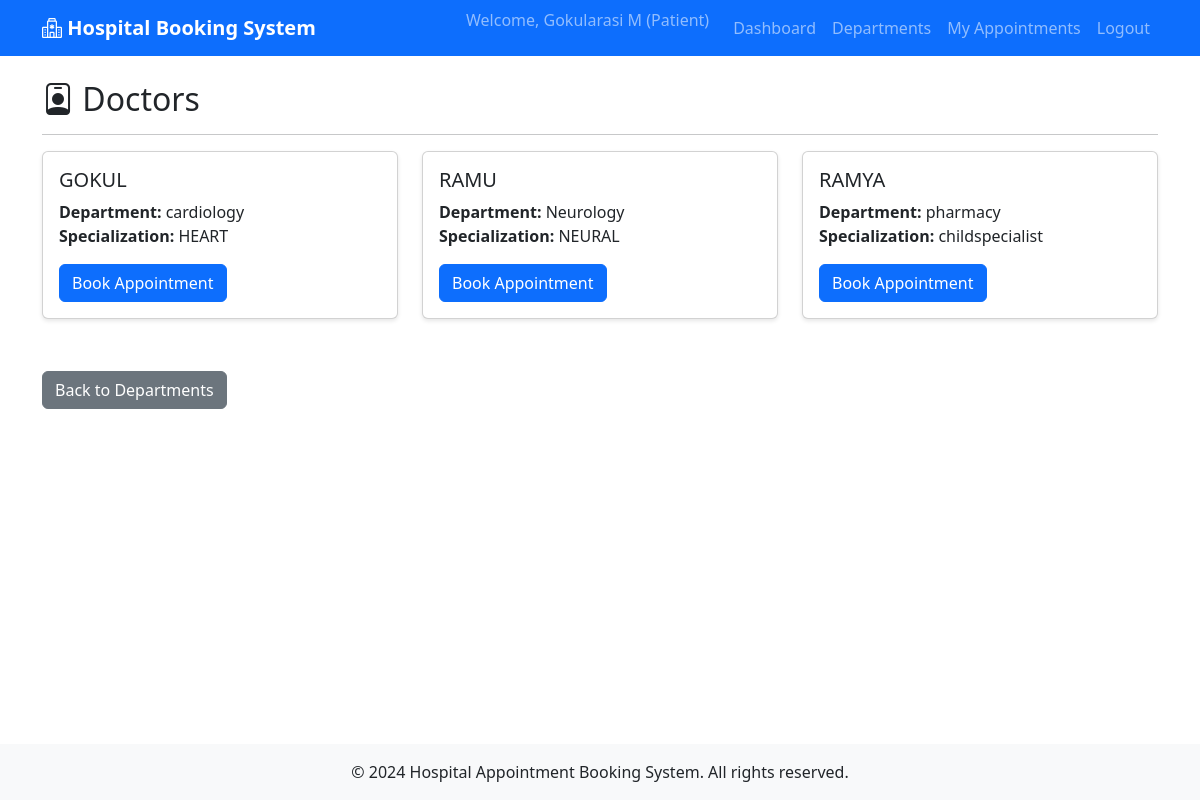
Screenshot of /patient/doctors (signed in) with the database file from the repository.
### app/models/doctor.py (models this page shows, shortened)
class Doctor(db.Model):
    __tablename__ = 'doctors'
    id = db.Column(db.Integer, primary_key=True)
    name = db.Column(db.String(100), nullable=False)
    department = db.Column(db.String(100), nullable=False)
    specialization = db.Column(db.String(200), nullable=False)
    user_id = db.Column(db.Integer, db.ForeignKey('users.id'), nullable=True)
    availabilities = db.relationship('Availability', backref='doctor', lazy=True, cascade='all, delete-orphan')
    appointments = db.relationship('Appointment', backref='doctor', lazy=True)
    appointments = db.relationship(
    'Appointment',
    back_populates='doctor',
    cascade='all, delete'
)

### app/routes/patient.py (the view)
@patient_bp.route('/doctors')
@login_required
def doctors():
    department = request.args.get('department')
    if department:
        doctors_list = Doctor.query.filter_by(department=department).all()
    else:
        doctors_list = Doctor.query.all()
    return render_template('patient/doctors.html', doctors=doctors_list, selected_dept=department)

### app/routes/patient.py (called while the page is built)
def login_required(f):
    @wraps(f)
    def decorated_function(*args, **kwargs):
        if 'user_id' not in session or session.get('user_role') != 'patient':
            flash('Please login as a patient to access this page', 'error')
            return redirect(url_for('auth.login'))
        return f(*args, **kwargs)
    return decorated_function

### app/templates/patient/doctors.html (shortened to what this page needs)
{% extends "base.html" %}
{% block content %}
<div class="row">
    <div class="col-md-12">
        <h2><i class="bi bi-person-badge"></i> Doctors</h2>
        <hr>
    </div>
</div>
<div class="row">
    {% if doctors %}
        {% for doctor in doctors %}
        <div class="col-md-4 mb-3">
            <div class="card">
                <div class="card-body">
                    <h5 class="card-title">{{ doctor.name }}</h5>
                    <p class="card-text">
                        <strong>Department:</strong> {{ doctor.department }}<br>
                        <strong>Specialization:</strong> {{ doctor.specialization }}
                    </p>
                    <a href="{{ url_for('patient.book_appointment', doctor_id=doctor.id) }}" class="btn btn-primary">Book Appointment</a>
                </div>
            </div>
        </div>
        {% endfor %}
    {% else %}
        <div class="col-md-12">
            <div class="alert alert-info">No doctors available in this department.</div>
        </div>
    {% endif %}
</div>
<div class="row mt-3">
    <div class="col-md-12">
        <a href="{{ url_for('patient.departments') }}" class="btn btn-secondary">Back to Departments</a>
    </div>
</div>
{% endblock %}

### app/templates/base.html (style rules this page uses)
body { min-height: 100vh; display: flex; flex-direction: column; }
.card { box-shadow: 0 2px 4px rgba(0,0,0,0.1); margin-bottom: 20px; }

### rows the page displays
Doctor: name "GOKUL", department "cardiology", specialization "HEART"
Doctor: name "RAMU", department "Neurology", specialization "NEURAL"
Doctor: name "RAMYA", department "pharmacy", specialization "childspecialist"

### other values shown
{{ session.user_name }} "Gokularasi M"
{{ session.user_role|title }} "Patient"
